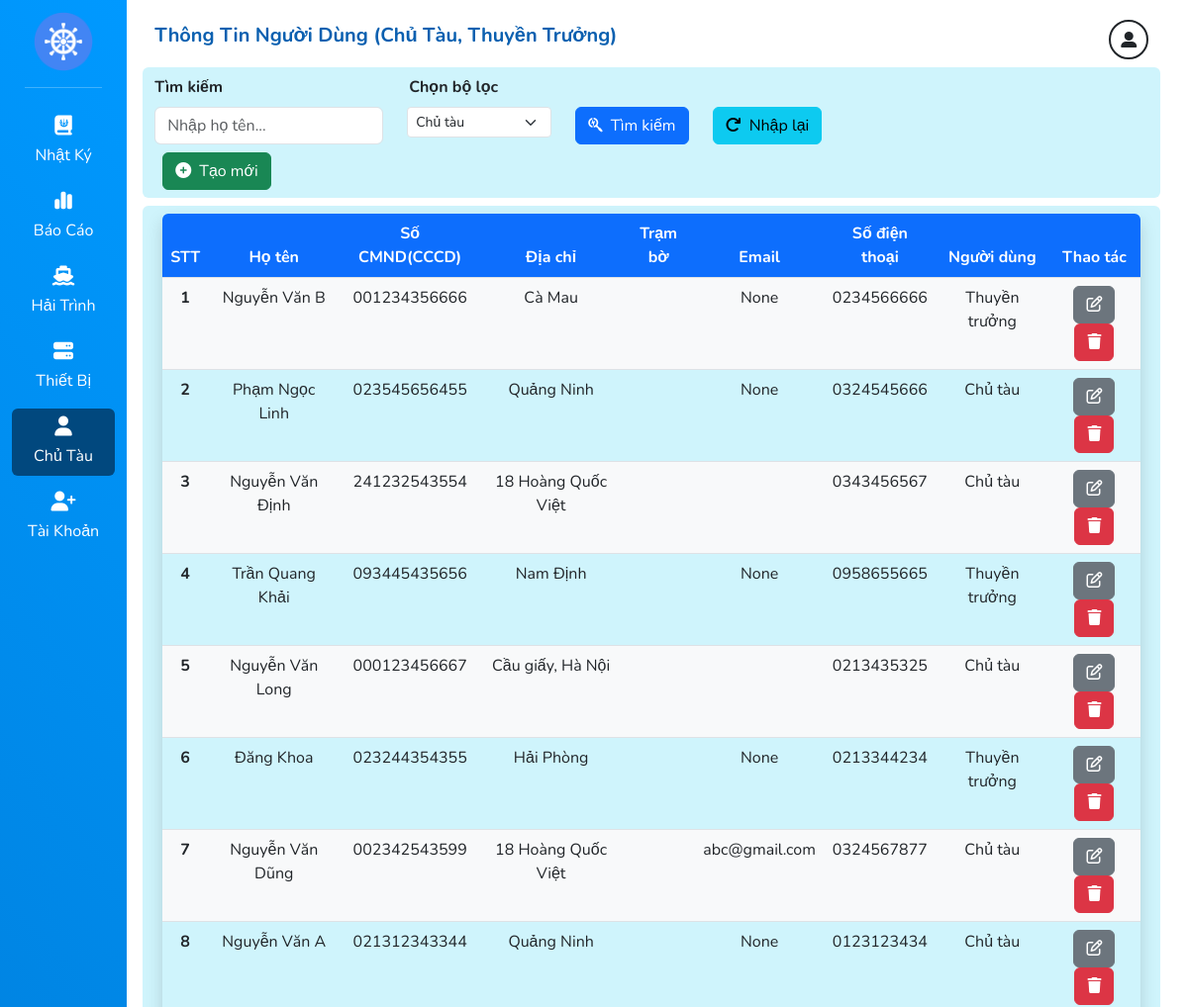
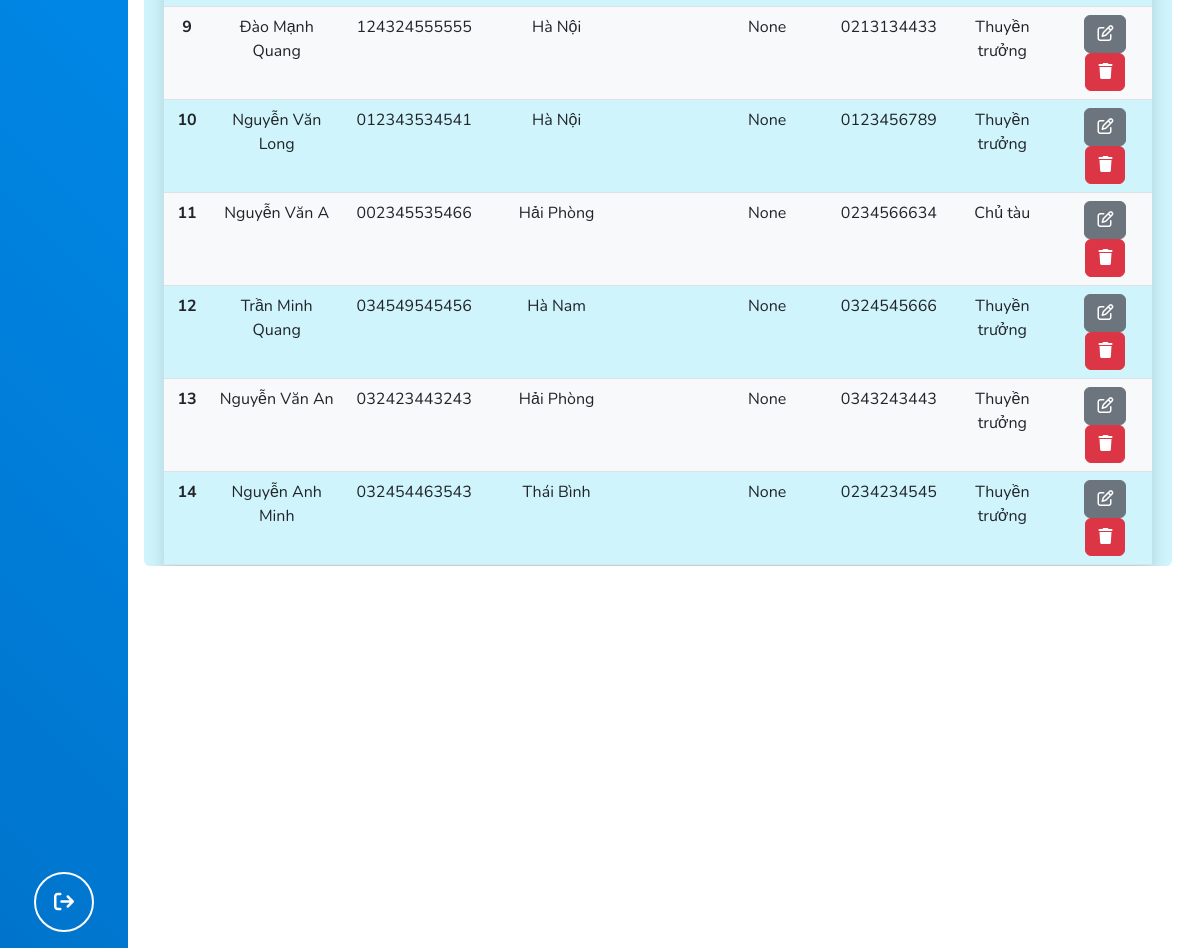
The app's page /shipowners/ (signed in) with its own data (2 pictures, top to bottom).
### core/models.py (models this page shows, shortened)
class BangThuyenTruong(models.Model):
    ID = models.BigAutoField(
        auto_created=True, primary_key=True, serialize=False, verbose_name='ID'
    )
    IDThuyenTruong = models.UUIDField(
        unique=True,
        editable=False,
        default=uuid.uuid4,
        help_text='Mã định danh chủ tàu'
    )
    HoTen = models.CharField(
        max_length=500, null=False, default='',
        help_text='Họ tên thuyền trưởng'
    )
    CMND_CCCD = models.CharField(
        max_length=20,
        null=False,
        default='',
        help_text='Chứng minh nhân dân thuyền trưởng'
    )
    NgaySinh = models.DateField(null=False,
        validators=[
            MinValueValidator(limit_value=date(1900, 1, 1)),
            MaxValueValidator(limit_value=date.today())
        ],
        help_text='Ngày tháng năm sinh thuyền trưởng',
        default=date(1900, 1, 1)
    )
    DiaChi = models.CharField(
        max_length=500, null=False, default='',
        help_text='Địa chỉ thuyền trưởng'
    )
    DienThoai = models.CharField(
        max_length=20, null=False, default='',
        help_text='Số điện thoại thuyền trưởng'
    )
    Fax = models.CharField(max_length=20, null=True, blank=True)
    Email = models.CharField(max_length=100, null=True, blank=True)
    MaHuyen = models.ForeignKey(
        BangDonViHanhChinhCapHuyen,
        on_delete=models.DO_NOTHING,
        null=False,
        default=1
    )
    hasShip = models.BooleanField(default=False)
    class Meta:
        verbose_name_plural = "Bảng thuyền trưởng"

class BangChuTau(models.Model):
    ID = models.BigAutoField(
        auto_created=True, primary_key=True, serialize=False, verbose_name='ID'
    )
    IDChuTau = models.UUIDField(
        unique=True,
        editable=False,
        default=uuid.uuid4,
        help_text='Mã định danh chủ tàu',
    )
    HoTen = models.CharField(
        max_length=500, null=False,
        default='', help_text='Họ tên chủ tàu'
    )
    CMND_CCCD = models.CharField(
        max_length=20, null=False, default='',
        help_text='Chứng minh nhân dân chủ tàu'
    )
    NgaySinh = models.DateField(null=False,
        validators=[
            MinValueValidator(limit_value=date(1900, 1, 1)),
            MaxValueValidator(limit_value=date.today())
        ],
        help_text='Ngày tháng năm sinh chủ tàu',
        default=date(1900, 1, 1)
    )
    DiaChi = models.CharField(
        max_length=500, null=False,
        default='', help_text='Địa chỉ chủ tàu'
    )
    DienThoai = models.CharField(
        max_length=20, null=False,
        default='', help_text='Số điện thoại chủ tàu'
    )
    Fax = models.CharField(
        max_length=20, null=True, blank=True,
        help_text='Số Fax của chủ tàu'
    )
    Email = models.CharField(
        max_length=100, null=True, blank=True,
        help_text='Email của chủ tàu'
    )
    MaHuyen = models.ForeignKey(
        BangDonViHanhChinhCapHuyen,
        on_delete=models.DO_NOTHING, # NO ACTION
        null=False,
        default=1
    )
    class Meta:
        verbose_name_plural = "Bảng chủ tàu"

### core/views.py (the view)
# urls.py: path('shipowners/', shipowners_view, name='shipowners-view'),
@login_required(login_url='/login/')
def shipowners_view(request):
    titles = ["STT", "Họ tên", "Số CMND(CCCD)", "Địa chỉ", "Trạm bờ", "Email", "Số điện thoại", "Người dùng", "Thao tác"]
    captains = list(BangThuyenTruong.objects.all())
    shipowners = list(BangChuTau.objects.all())
    for captain in captains:
        captain.type = 'captain'
    for shipowner in shipowners:
        shipowner.type = 'shipowner'
    combined_list = captains + shipowners
    random.shuffle(combined_list)
    return render(request, 'core/shipowners.html', {
        'titles': titles,
        'items': combined_list,
    }, status=200)

### templates/core/shipowners.html (shortened to what this page needs)
{% extends 'base.html' %}
{% load static %}
{% block content %}
{% include 'header.html' with title="Thông tin người dùng (chủ tàu, thuyền trưởng)" %}
{% include 'header-control.html' with first_id="input-search-shipowners" second_id="filter-shipowners" %}
<form action="{% url 'search-shipowners' %}" method="GET">
    <div class="row bg-info-subtle pe-2 fs-6">
        <div class="col-3 col-sm-3 col-md-3 col-lg-3 col-xl-3 col-xxl-3">
            <input type="text" name="q" class="form-control" id="input-search-shipowners" placeholder="Nhập họ tên..." required>
        </div>
        <div class="col-2 col-sm-2 col-md-2 col-lg-2 col-xl-2 col-xxl-2">
            <select type="text" name="query-type" class="form-select form-select-sm" id="filter-shipowners">
                <option value="1">Chủ tàu</option>
            </select>
        </div>
        <div class="col-1 col-sm-2 col-md-1 col-lg-1 col-xl-1 col-xxl-1" style="width: max-content;">
            <button type="submit" class="btn btn-primary rounded">
                <i class="fa-brands fa-searchengin"></i>
                <span class='ms-1 fs-6'>Tìm kiếm</span>
            </button>
        </div>
        <div class="col-1 col-sm-2 col-md-1 col-lg-1 col-xl-1 col-xxl-1" style="width: max-content;">
            <button type="button" id="reset-search-shipowners" class="btn btn-info rounded">
                <i class="fa-solid fa-arrow-rotate-right"></i>
                <span class='ms-1 fs-6'>Nhập lại</span>
            </button>
        </div>
    </div>
</form>
<div class="row bg-info-subtle p-2 fs-6 rounded-bottom">
    <div class="col-1 col-sm-2 col-md-1 col-lg-1 col-xl-1 col-xxl-1" style="width: max-content;">
        <a href="{% url 'add-shipowners' %}" class="btn btn-success rounded">
            <i class="fa-solid fa-circle-plus"></i>
            <span class='ms-1 fs-6'>Tạo mới</span>
        </a>
    </div>
</div>
<div class="row bg-info-subtle rounded p-2 mt-2 fs-6" style="height: 70vh;overflow-y: auto;">
    <div class="col-12">
        <table class="table table-hover shadow" style="overflow-y: auto;">
            <thead>
                <tr>
                    {% for title in titles %}
                        <th class="bg-primary text-white text-center fw-semi" {% if forloop.first %}style="border-top-left-radius: 6px;"{% endif %} {% if forloop.last %}style="border-top-right-radius: 6px;"{% endif %} scope="col">
                            {{title}}
                        </th>
                    {% endfor %}
                </tr>
            </thead>
            <tbody>
                {% for item in items %}
                    {% if forloop.counter|divisibleby:2 %}
                        <tr class="fs-6 bg-info-subtle">
                            <th class="bg-info-subtle text-dark text-center fw-semi" scope="row">
                                {{forloop.counter}}
                            </th>
                            <td class="bg-info-subtle text-dark text-center">
                                {{item.HoTen}}
                            </td>
                            <td class="bg-info-subtle text-dark text-center">
                                {{item.CMND_CCCD}}
                            </td>
                            <td class="bg-info-subtle text-dark text-center">
                                {{item.DiaChi}}
                            </td>
                            <td class="bg-info-subtle text-dark text-center">
                            </td>
                            <td class="bg-info-subtle text-dark text-center">
                                {{item.Email}}
                            </td>
                            <td class="bg-info-subtle text-dark text-center">
                                {{item.DienThoai}}
                            </td>
                            <td class="bg-info-subtle text-dark text-center">
                                {% if item.type == 'captain' %}
                                    Thuyền trưởng
                                {% endif %}
                                {% if item.type == 'shipowner' %}
                                    Chủ tàu
                                {% endif %}
                            </td>
                            <td class="bg-info-subtle text-dark text-center">
                                <button type="button" data-pk="{{item.ID}}" data-user-type="{{item.type}}" class="btn btn-secondary edit-shipowner-btn">
                                    <i class="fa-regular fa-pen-to-square"></i>
                                </button>
                                <button class="btn btn-danger modal-button" data-pk="{{item.ID}}" data-user-type="{{item.type}}" data-fullname="{{item.HoTen}}" data-identification="{{item.CMND_CCCD}}">
                                    <i class="fa-solid fa-trash"></i>
                                </button>
                            </td>
                        </tr>
                    {% else %}
                        <tr class="fs-6 bg-light">
                            <th class="bg-light text-dark text-center fw-semi" scope="row">
                                {{forloop.counter}}
                            </th>
                            <td class="bg-light text-dark text-center">
                                {{item.HoTen}}
                            </td>
                            <td class="bg-light text-dark text-center">
                                {{item.CMND_CCCD}}
                            </td>
                            <td class="bg-light text-dark text-center">
                                {{item.DiaChi}}
                            </td>
                            <td class="bg-light text-dark text-center">
                            </td>
                            <td class="bg-light text-dark text-center">
                                {{item.Email}}
                            </td>
                            <td class="bg-light text-dark text-center">
                                {{item.DienThoai}}
                            </td>
                            <td class="bg-light text-dark text-center">
                                {% if item.type == 'captain' %}
                                    Thuyền trưởng
                                {% endif %}
                                {% if item.type == 'shipowner' %}
                                    Chủ tàu
                                {% endif %}
                            </td>
                            <td class="bg-light text-dark text-center">
                                <button type="button" data-pk="{{item.ID}}" data-user-type="{{item.type}}" class="btn btn-secondary edit-shipowner-btn">
                                    <i class="fa-regular fa-pen-to-square"></i>
                                </button>
                                <button class="btn btn-danger modal-button" data-pk="{{item.ID}}" data-user-type="{{item.type}}" data-fullname="{{item.HoTen}}" data-identification="{{item.CMND_CCCD}}">
                                    <i class="fa-solid fa-trash"></i>
                                </button>
                            </td>
                        </tr>
                    {% endif %}
                {% endfor %}
            </tbody>
        </table>
    </div>
</div>
{% endblock content %}

### static/assets/css/base.css (style rules this page uses)
* { margin: 0; padding: 0; box-sizing: border-box; font-family: 'Nunito', sans-serif; }

### static/assets/css/modal.css (style rules this page uses)
* { box-sizing: border-box; }

### records on screen
BangThuyenTruong: HoTen "Nguyễn Văn B", CMND_CCCD "001234356666", DiaChi "Cà Mau", Email "None", DienThoai "0234566666", shows "Thuyền trưởng"
BangChuTau: HoTen "Phạm Ngọc Linh", CMND_CCCD "023545656455", DiaChi "Quảng Ninh", Email "None", DienThoai "0324545666", shows "Chủ tàu"
BangChuTau: HoTen "Nguyễn Văn Định", CMND_CCCD "241232543554", DiaChi "18 Hoàng Quốc Việt", DienThoai "0343456567", shows "Chủ tàu"
BangThuyenTruong: HoTen "Trần Quang Khải", CMND_CCCD "093445435656", DiaChi "Nam Định", Email "None", DienThoai "0958655665", shows "Thuyền trưởng"
BangChuTau: HoTen "Nguyễn Văn Long", CMND_CCCD "000123456667", DiaChi "Cầu giấy, Hà Nội", DienThoai "0213435325", shows "Chủ tàu"
BangThuyenTruong: HoTen "Đăng Khoa", CMND_CCCD "023244354355", DiaChi "Hải Phòng", Email "None", DienThoai "0213344234", shows "Thuyền trưởng"
BangChuTau: HoTen "Nguyễn Văn Dũng", CMND_CCCD "002342543599", DiaChi "18 Hoàng Quốc Việt", Email "abc@gmail.com", DienThoai "0324567877", shows "Chủ tàu"
BangChuTau: HoTen "Nguyễn Văn A", CMND_CCCD "021312343344", DiaChi "Quảng Ninh", Email "None", DienThoai "0123123434", shows "Chủ tàu"
BangThuyenTruong: HoTen "Đào Mạnh Quang", CMND_CCCD "124324555555", DiaChi "Hà Nội", Email "None", DienThoai "0213134433", shows "Thuyền trưởng"
BangThuyenTruong: HoTen "Nguyễn Văn Long", CMND_CCCD "012343534541", DiaChi "Hà Nội", Email "None", DienThoai "0123456789", shows "Thuyền trưởng"
BangChuTau: HoTen "Nguyễn Văn A", CMND_CCCD "002345535466", DiaChi "Hải Phòng", Email "None", DienThoai "0234566634", shows "Chủ tàu"
BangThuyenTruong: HoTen "Trần Minh Quang", CMND_CCCD "034549545456", DiaChi "Hà Nam", Email "None", DienThoai "0324545666", shows "Thuyền trưởng"
BangThuyenTruong: HoTen "Nguyễn Văn An", CMND_CCCD "032423443243", DiaChi "Hải Phòng", Email "None", DienThoai "0343243443", shows "Thuyền trưởng"
BangThuyenTruong: HoTen "Nguyễn Anh Minh", CMND_CCCD "032454463543", DiaChi "Thái Bình", Email "None", DienThoai "0234234545", shows "Thuyền trưởng"

### other values on screen
{{ title }} "Thông Tin Người Dùng (Chủ Tàu, Thuyền Trưởng)"
{{ title }} "STT" "Họ tên" "Số CMND(CCCD)" "Địa chỉ" "Trạm bờ" "Email" "Số điện thoại" "Người dùng" "Thao tác"
